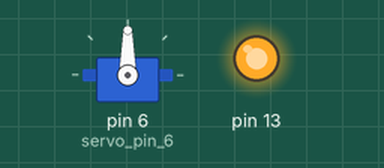
Bench run of a sketch on a simulated Arduino Uno, built with avr-gcc and run on an emulated ATmega328P. Parts: servo, output pins drawn as LEDs (lit = HIGH).

Above: at 0.05 s.
At 9.95 s:
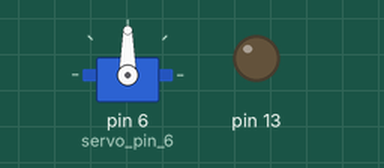
Timing chart, 0 to 13.0 s (numbered marks = the images above):
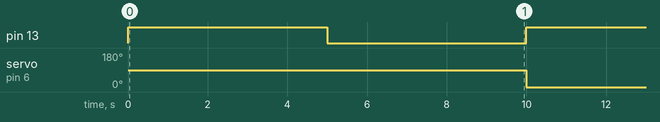

Measured:
- by itself, pin 13: alternates HIGH for 5.0 s and LOW for 5.0 s
- by itself, servo on pin 6 (servo_pin_6): alternates 90° for 5.0 s and 0° for 5.0 s

The sketch:

sketch_jan30a.ino
```cpp
#include <Servo.h>

Servo servo_pin_6;

void setup()
{
  pinMode( 13 , OUTPUT);
  servo_pin_6.attach(6);
}

void loop()
{
  digitalWrite( 13 , HIGH );
  delay( 5000 );
  digitalWrite( 13 , LOW );
  servo_pin_6.write( 90 );
  delay( 5000 );
  servo_pin_6.write( 0 );
}
```
